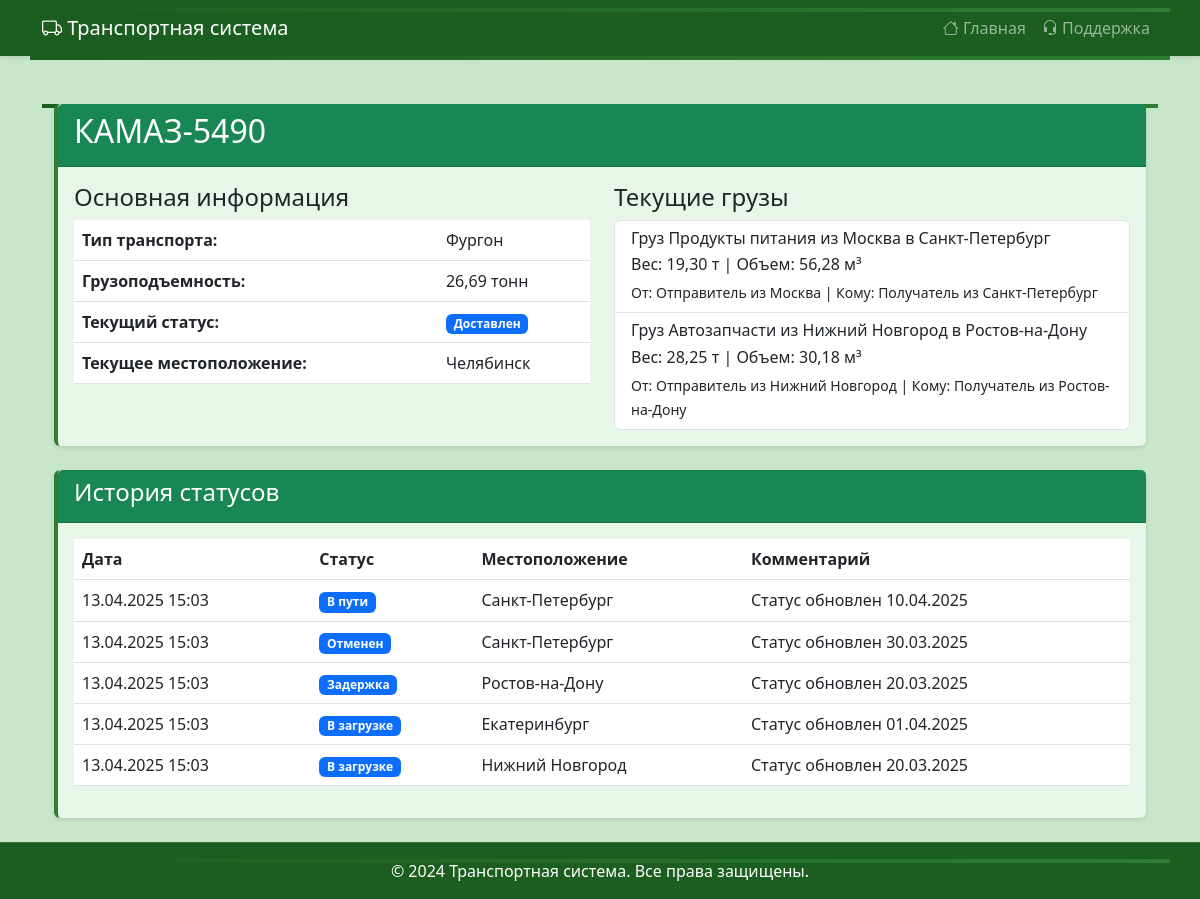
The app's page /transport/12/ with its own data.
### transport/models.py (models this page shows, shortened)
class Transport(models.Model):
    STATUS_CHOICES = [
        ('loading', 'В загрузке'),
        ('in_transit', 'В пути'),
        ('customs', 'На таможне'),
        ('delivered', 'Доставлен'),
        ('delayed', 'Задержка'),
        ('cancelled', 'Отменен')
    ]
    number = models.CharField(max_length=20, unique=True, verbose_name='Номер транспорта')
    type = models.CharField(max_length=50, verbose_name='Тип транспорта')
    capacity = models.DecimalField(max_digits=10, decimal_places=2, verbose_name='Грузоподъемность')
    current_location = models.CharField(max_length=200, verbose_name='Текущее местоположение')
    status = models.CharField(max_length=20, choices=STATUS_CHOICES, default='loading', verbose_name='Статус')
    created_at = models.DateTimeField(auto_now_add=True)
    updated_at = models.DateTimeField(auto_now=True)
    class Meta:
        verbose_name = 'Транспорт'
        verbose_name_plural = 'Транспорт'

class Cargo(models.Model):
    transport = models.ForeignKey(Transport, on_delete=models.CASCADE, related_name='cargoes', verbose_name='Транспорт')
    description = models.TextField(verbose_name='Описание груза')
    weight = models.DecimalField(max_digits=10, decimal_places=2, verbose_name='Вес')
    volume = models.DecimalField(max_digits=10, decimal_places=2, verbose_name='Объем')
    sender = models.CharField(max_length=200, verbose_name='Отправитель')
    receiver = models.CharField(max_length=200, verbose_name='Получатель')
    created_at = models.DateTimeField(auto_now_add=True)
    class Meta:
        verbose_name = 'Груз'
        verbose_name_plural = 'Грузы'

class TransportStatus(models.Model):
    transport = models.ForeignKey(Transport, on_delete=models.CASCADE, related_name='status_history', verbose_name='Транспорт')
    status = models.CharField(max_length=20, choices=Transport.STATUS_CHOICES, verbose_name='Статус')
    location = models.CharField(max_length=200, verbose_name='Местоположение')
    timestamp = models.DateTimeField(auto_now_add=True)
    comment = models.TextField(blank=True, verbose_name='Комментарий')
    class Meta:
        verbose_name = 'История статуса'
        verbose_name_plural = 'История статусов'
        ordering = ['-timestamp']

### transport/views.py (the view)
# urls.py: path('transport/<int:transport_id>/', views.transport_detail, name='transport_detail'),
def transport_detail(request, transport_id):
    transport = get_object_or_404(Transport, id=transport_id)
    cargoes = Cargo.objects.filter(transport=transport)
    status_history = TransportStatus.objects.filter(transport=transport).order_by('-timestamp')[:10]
    context = {
        'transport': transport,
        'cargoes': cargoes,
        'status_history': status_history,
    }
    return render(request, 'transport/transport_detail.html', context)

### transport/templates/transport/transport_detail.html (shortened to what this page needs)
{% extends 'transport/base.html' %}
{% block content %}
<div class="container mt-4">
    <div class="card mb-4">
        <div class="card-header bg-success text-white">
            <h2>{{ transport.number }}</h2>
        </div>
        <div class="card-body">
            <div class="row">
                <div class="col-md-6">
                    <h4>Основная информация</h4>
                    <table class="table">
                        <tr>
                            <th>Тип транспорта:</th>
                            <td>{{ transport.type }}</td>
                        </tr>
                        <tr>
                            <th>Грузоподъемность:</th>
                            <td>{{ transport.capacity }} тонн</td>
                        </tr>
                        <tr>
                            <th>Текущий статус:</th>
                            <td><span class="badge bg-primary">{{ transport.get_status_display }}</span></td>
                        </tr>
                        <tr>
                            <th>Текущее местоположение:</th>
                            <td>{{ transport.current_location }}</td>
                        </tr>
                    </table>
                </div>
                <div class="col-md-6">
                    <h4>Текущие грузы</h4>
                    {% if cargoes %}
                        <div class="list-group">
                        {% for cargo in cargoes %}
                            <div class="list-group-item">
                                <h6 class="mb-1">{{ cargo.description }}</h6>
                                <p class="mb-1">Вес: {{ cargo.weight }} т | Объем: {{ cargo.volume }} м³</p>
                                <small>От: {{ cargo.sender }} | Кому: {{ cargo.receiver }}</small>
                            </div>
                        {% endfor %}
                        </div>
                    {% else %}
                        <p>Нет активных грузов</p>
                    {% endif %}
                </div>
            </div>
        </div>
    </div>
    <div class="card">
        <div class="card-header bg-success text-white">
            <h4>История статусов</h4>
        </div>
        <div class="card-body">
            {% if status_history %}
                <div class="table-responsive">
                    <table class="table table-hover">
                        <thead>
                            <tr>
                                <th>Дата</th>
                                <th>Статус</th>
                                <th>Местоположение</th>
                                <th>Комментарий</th>
                            </tr>
                        </thead>
                        <tbody>
                            {% for status in status_history %}
                            <tr>
                                <td>{{ status.timestamp|date:"d.m.Y H:i" }}</td>
                                <td><span class="badge bg-primary">{{ status.get_status_display }}</span></td>
                                <td>{{ status.location }}</td>
                                <td>{{ status.comment }}</td>
                            </tr>
                            {% endfor %}
                        </tbody>
                    </table>
                </div>
            {% else %}
                <p>История статусов отсутствует</p>
            {% endif %}
        </div>
    </div>
</div>
{% endblock %}

### transport/templates/transport/base.html (style rules this page uses)
body { min-height: 100vh; display: flex; flex-direction: column; background-color: #c8e6c9; }
.card { transition: all 0.3s ease; border: none; box-shadow: 0 2px 4px rgba(0,0,0,0.1); background-color: #e8f5e9; border-left: 4px solid #2e7d32; }
.container { position: relative; }
.container::before { content: ''; position: absolute; top: 0; left: 0; right: 0; height: 4px; background: linear-gradient(90deg, #1b5e20, #2e7d32, #1b5e20); background-size: 200% 100%; animation: gradient 3s ease infinite; }

### records on screen
Cargo: description "Груз Продукты питания из Москва в Санкт-Петербург", weight "19,30", volume "56,28", sender "Отправитель из Москва", receiver "Получатель из Санкт-Петербург"
Cargo: description "Груз Автозапчасти из Нижний Новгород в Ростов-на-Дону", weight "28,25", volume "30,18", sender "Отправитель из Нижний Новгород", receiver "Получатель из Ростов-на-Дону"
TransportStatus: timestamp "13.04.2025 15:03", status "В пути", location "Санкт-Петербург", comment "Статус обновлен 10.04.2025"
TransportStatus: timestamp "13.04.2025 15:03", status "Отменен", location "Санкт-Петербург", comment "Статус обновлен 30.03.2025"
TransportStatus: timestamp "13.04.2025 15:03", status "Задержка", location "Ростов-на-Дону", comment "Статус обновлен 20.03.2025"
TransportStatus: timestamp "13.04.2025 15:03", status "В загрузке", location "Екатеринбург", comment "Статус обновлен 01.04.2025"
TransportStatus: timestamp "13.04.2025 15:03", status "В загрузке", location "Нижний Новгород", comment "Статус обновлен 20.03.2025"
